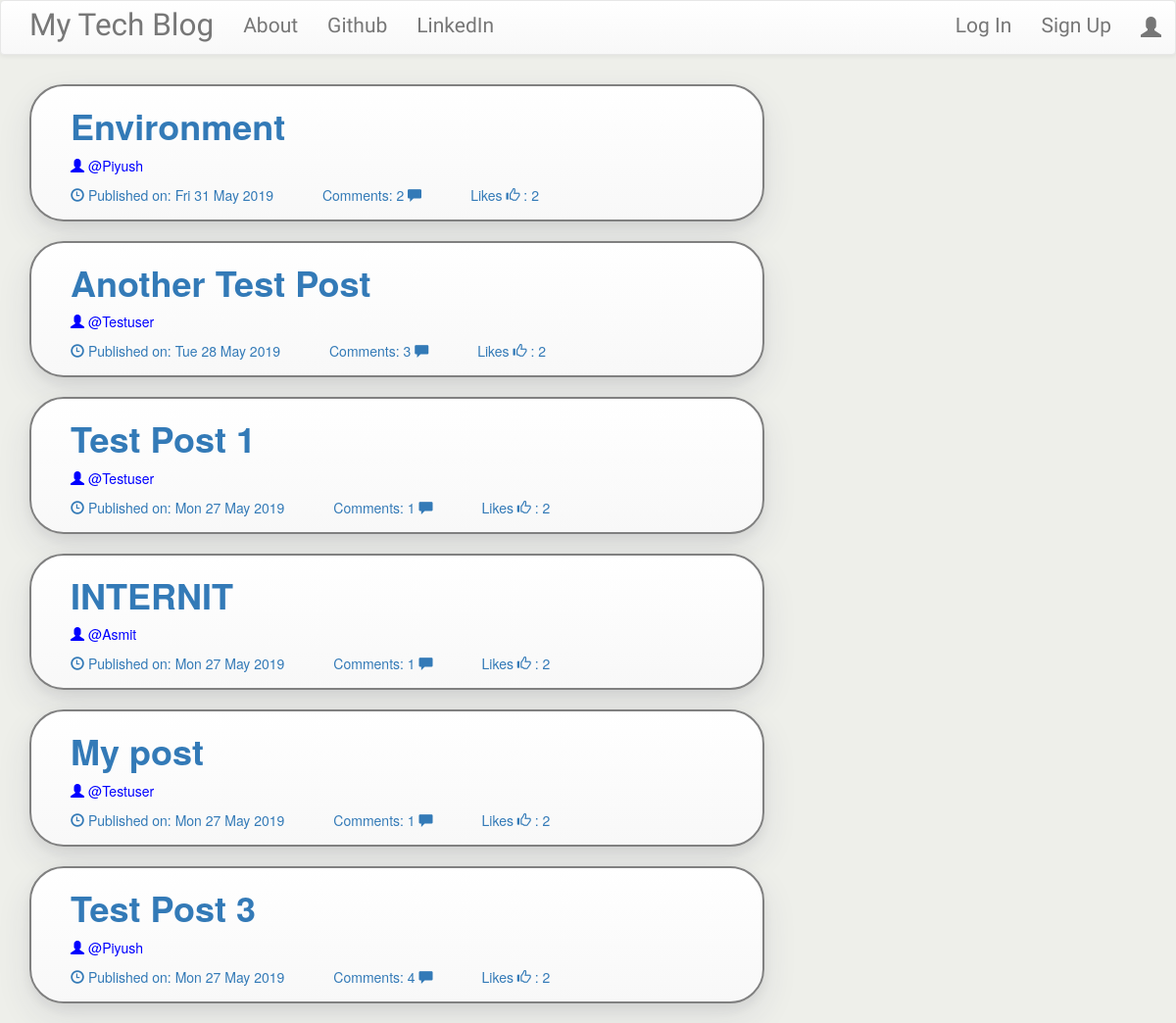
The page / on the database its author committed.
### blog/models.py (models this page shows, shortened)
class Post(models.Model):
      author = models.ForeignKey('auth.User', null=True, on_delete=models.CASCADE)
      title = models.CharField(max_length=200)
      text = models.TextField()
      created_date = models.DateTimeField(default=timezone.now)
      published_date = models.DateTimeField(blank=True,null=True)
      def approve_comments(self):
	      return self.comments.filter(approved_comment=True)
      def approve_likes(self):
	      return self.likepost.filter(liked_post=True)

### blog/views.py (the view)
# urls.py: url(r'^$',views.PostListView.as_view(),name='post_list'),
class PostListView(ListView):
    model = Post
    def get_queryset(self):
        return Post.objects.filter(published_date__lte=timezone.now()).order_by('-published_date')

### blog/templates/blog/post_list.html
{% extends 'blog/base.html' %}
{% block content %}
<div class="centrestage">
  {% for post in post_list %}
  <div class="post">
     <h1><b><a href="{% url 'post_detail' pk=post.pk %}">{{ post.title }}</a></b></h1>
     <div class="postdetails" style="color: blue"><p><span class="glyphicon glyphicon-user"></span>   @{{ post.author }}</p>
     </div>
     <a href="{% url 'post_detail' pk=post.pk %}"><span class="glyphicon glyphicon-time"></span>   Published on: {{ post.published_date|date:"D d M Y" }}<span style="padding-left: 50px;"></span>Comments: {{ post.approve_comments.count }}   <span class="glyphicon glyphicon-comment"></span><span style="padding-left: 50px;"></span>Likes  <span class="glyphicon glyphicon-thumbs-up"></span>  :  {{ post.approve_likes.count }}</a>
  </div>
  {% endfor %}
 </div>
{% endblock %}

### blog/static/css/blog.css (style rules this page uses)
body { background-color: #eeefea; }
.centrestage { margin-left: auto; margin-right: auto; }
.post { border: 2px solid black; margin-bottom: 20px; border-radius:35px; border-color: grey; padding:0px 0px 15px 40px; background: linear-gradient(to bottom,#fff 0,#f8f8f8 100%); box-shadow: 0 15px 35px rgba(50,50,93,0.1), 0 5px 15px rgba(0,0,0,.07); }
.loader { filter:hue-rotate(0deg); color:linear-gradient(45deg,#0f8,#08f); animation:hue 10000ms infinite linear; }

### rows shown on the page
Post: title "Environment", author "Piyush", published_date "Fri 31 May 2019", approve_comments.count "2", approve_likes.count "2"
Post: title "Another Test Post", author "Testuser", published_date "Tue 28 May 2019", approve_comments.count "3", approve_likes.count "2"
Post: title "Test Post 1", author "Testuser", published_date "Mon 27 May 2019", approve_comments.count "1", approve_likes.count "2"
Post: title "INTERNIT", author "Asmit", published_date "Mon 27 May 2019", approve_comments.count "1", approve_likes.count "2"
Post: title "My post", author "Testuser", published_date "Mon 27 May 2019", approve_comments.count "1", approve_likes.count "2"
Post: title "Test Post 3", author "Piyush", published_date "Mon 27 May 2019", approve_comments.count "4", approve_likes.count "2"
